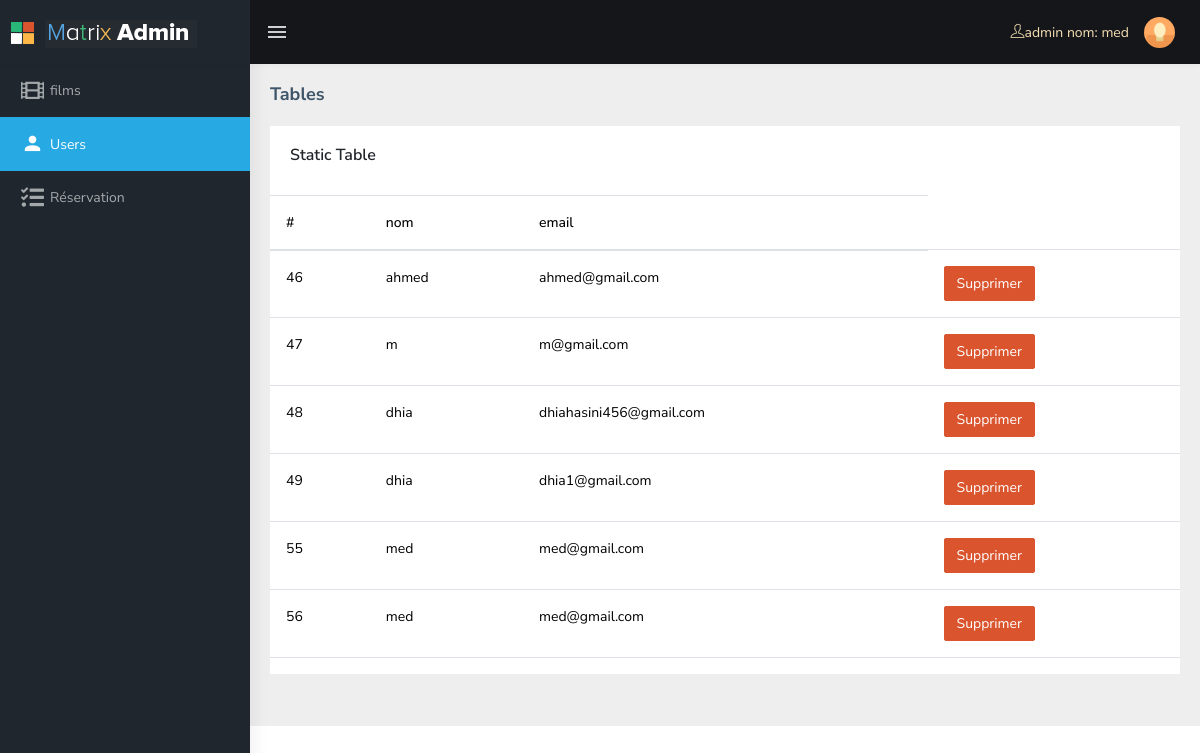
Screenshot of /admin/gereuser.php (signed in) with the database file from the repository.
### tables this page shows
CREATE TABLE `bduser` (
  `iduser` int(5) NOT NULL,
  `nomuser` varchar(20) NOT NULL,
  `emailuser` varchar(35) NOT NULL,
  `mdpuser` varchar(20) NOT NULL
);

### basedonnee/user.php (called while the page is built, shortened)
<?php
class user {
    public function list(){
        $cnx=new connexion();
        $dbc=$cnx->cnx();
        $res=$dbc->query("select * from bduser ;");
        return $res ;
    }
}
?>

### admin/gereuser.php (the view, shortened to what this page needs)
<?php
    require_once('../basedonnee/user.php');
    $user=new user();
    $listusers=$user->list();
?>
<!DOCTYPE html>
<html lang="en">
<head>
    <link href="https://cdn.jsdelivr.net/npm/bootstrap@5.3.3/dist/css/bootstrap.min.css" rel="stylesheet">
    <link rel="stylesheet" type="text/css" href="assets/extra-libs/multicheck/multicheck.css">
    <link href="./style/assets/libs/datatables.net-bs4/css/dataTables.bootstrap4.css" rel="stylesheet">
    <link href="./style/dist/css/style.min.css" rel="stylesheet">
</head>
<body>
    <div id="main-wrapper">
        <header class="topbar" data-navbarbg="skin5">
            <nav class="navbar top-navbar navbar-expand-md navbar-dark">
                <div class="navbar-header" data-logobg="skin5">
                    <a class="navbar-brand" href="cadmin.php">
                        <b class="logo-icon p-l-10">
                            <img src="assets/images/logo-icon.png" alt="homepage" class="light-logo" />
                        </b>
                        <span class="logo-text">
                             <img src="assets/images/logo-text.png" alt="homepage" class="light-logo" />
                        </span>
                    </a>
                </div>
                <div class="navbar-collapse collapse" id="navbarSupportedContent" data-navbarbg="skin5">
                    <ul class="navbar-nav float-left mr-auto">
                        <li class="nav-item d-none d-md-block"><a class="nav-link sidebartoggler waves-effect waves-light" href="javascript:void(0)" data-sidebartype="mini-sidebar"><i class="mdi mdi-menu font-24"></i></a></li>
                    </ul>
                    <div style="color: wheat;"><i class="ti-user m-r-5 m-l-5" "></i >admin nom:  <?php echo $_SESSION["nom"] ?></div>
                    <ul class="navbar-nav float-right">
                        <li class="nav-item dropdown">
                            <a class="nav-link dropdown-toggle text-muted waves-effect waves-dark pro-pic" href="" data-toggle="dropdown" aria-haspopup="true" aria-expanded="false"><img src="assets/images/users/1.jpg" alt="user" class="rounded-circle" width="31"></a>
                        </li>
                    </ul>
                </div>
            </nav>
        </header>
        <aside class="left-sidebar" data-sidebarbg="skin5">
            <div class="scroll-sidebar">
                <nav class="sidebar-nav">
                    <ul id="sidebarnav" class="p-t-30">
                    <li class="sidebar-item"> <a class="sidebar-link waves-effect waves-dark sidebar-link" href="cadmin.php" aria-expanded="false"><i class="fa fa-film"></i><span class="hide-menu">films</span></a></li>
                        <li class="sidebar-item"> <a class="sidebar-link waves-effect waves-dark sidebar-link" href="gereuser.php" aria-expanded="false"><i class="mdi mdi-account"></i><span class="hide-menu">Users</span></a></li>
                        <li class="sidebar-item"> <a class="sidebar-link waves-effect waves-dark sidebar-link" href="gereresrvasion.php" aria-expanded="false"><i class="fa fa-tasks"></i><span class="hide-menu">Réservation</span></a></li>
                    </ul>
                </nav>
            </div>
        </aside>
        <div class="page-wrapper">
            <div class="page-breadcrumb">
                <div class="row">
                    <div class="col-12 d-flex no-block align-items-center">
                        <h4 class="page-title">Tables</h4>
                    </div>
                </div>
            </div>
            <div class="container-fluid">
                <div class="row">
                    <div class="col-md-12">
                        <div class="card">
                            <div class="card-body">
                                <h5 class="card-title m-b-0">Static Table</h5>
                            </div>
                            <table class="table">
                                  <thead>
                                    <tr>
                                        <th scope="col">#</th>
                                        <th scope="col">nom</th>
                                        <th scope="col">email</th>
                                    </tr>
                                        <?php
                                                foreach($listusers as $row){
                                                    echo "<tr>
                                        <td scope='col'>$row[0]</td>
                                        <td scope='col'>$row[1]</td>
                                        <td scope='col'>$row[2]</td>
                                        <td><a class='btn btn-danger' href='supuser.php?id=$row[0]'>Supprimer</a></td>
                                         ";
                                                }
                                echo "</table>"
                                            ?>
                        </div>
            </div>
        </div>
    </div>
</body>
</html>

### rows the page displays
bduser: iduser "46", nomuser "ahmed", emailuser "ahmed@gmail.com"
bduser: iduser "47", nomuser "m", emailuser "m@gmail.com"
bduser: iduser "48", nomuser "dhia", emailuser "dhiahasini456@gmail.com"
bduser: iduser "49", nomuser "dhia", emailuser "dhia1@gmail.com"
bduser: iduser "55", nomuser "med", emailuser "med@gmail.com"
bduser: iduser "56", nomuser "med", emailuser "med@gmail.com"

### other values shown
$_SESSION["nom"] "med"
